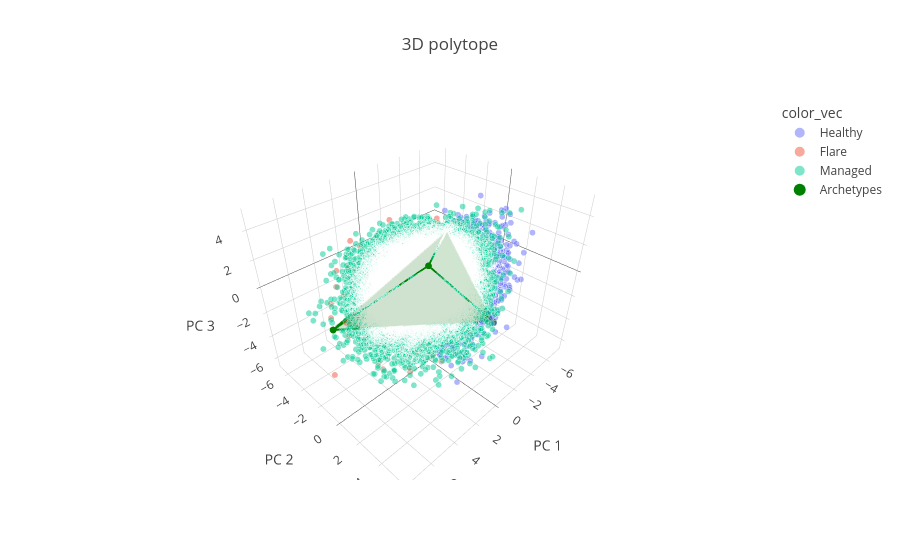

The notebook cell saved with this chart:
### Markdown cell above
We find ncM with the "Flare" status enriched at archetype 2 and not associated with archetype 0. We can observe such distribution in the PCA space when plotting only the ncM with "Flare" status:

### Code cell
pt.plot_archetypes_3D(adata, color="Status")

### Figure 1 — Plotly figure (JSON) as saved in the notebook; plotly's stock layout.template omitted (floating-point values rounded to 4 significant figures; data arrays with more than 128 entries replaced by an {"elided": "..."} marker saying what was removed)
{"data": [{"hovertemplate": "color_vec=Healthy<br>PC 1=%{x}<br>PC 2=%{y}<br>PC 3=%{z}<br>marker_size=%{marker.size}<extra></extra>", "legendgroup": "Healthy", "marker": {"color": "#636efa", "opacity": 0.5, "size": {"elided": "15091 int values"}, "sizemode": "area", "sizeref": 0.04, "symbol": "circle"}, "mode": "markers", "name": "Healthy", "scene": "scene", "showlegend": true, "type": "scatter3d", "x": {"elided": "15091 float values"}, "y": {"elided": "15091 float values"}, "z": {"elided": "15091 float values"}}, {"hovertemplate": "color_vec=Flare<br>PC 1=%{x}<br>PC 2=%{y}<br>PC 3=%{z}<br>marker_size=%{marker.size}<extra></extra>", "legendgroup": "Flare", "marker": {"color": "#EF553B", "opacity": 0.5, "size": {"elided": "1460 int values"}, "sizemode": "area", "sizeref": 0.04, "symbol": "circle"}, "mode": "markers", "name": "Flare", "scene": "scene", "showlegend": true, "type": "scatter3d", "x": {"elided": "1460 float values"}, "y": {"elided": "1460 float values"}, "z": {"elided": "1460 float values"}}, {"hovertemplate": "color_vec=Managed<br>PC 1=%{x}<br>PC 2=%{y}<br>PC 3=%{z}<br>marker_size=%{marker.size}<extra></extra>", "legendgroup": "Managed", "marker": {"color": "#00cc96", "opacity": 0.5, "size": {"elided": "31268 int values"}, "sizemode": "area", "sizeref": 0.04, "symbol": "circle"}, "mode": "markers", "name": "Managed", "scene": "scene", "showlegend": true, "type": "scatter3d", "x": {"elided": "31268 float values"}, "y": {"elided": "31268 float values"}, "z": {"elided": "31268 float values"}}, {"hoverinfo": "text", "marker": {"color": "green", "size": 4, "symbol": "circle"}, "mode": "markers", "name": "Archetypes", "text": ["Archetype 0", "Archetype 1", "Archetype 2", "Archetype 3"], "type": "scatter3d", "x": [2.851, -4.823, 5.956, -1.704], "y": [2.596, -3.035, -2.609, 3.957], "z": [3.586, 0.6907, -2.06, -2.073]}, {"color": "green", "i": [3, 0, 0, 0], "j": [2, 2, 3, 3], "k": [1, 1, 1, 2], "opacity": 0.1, "type": "mesh3d", "x": [2.851, -4.823, 5.956, -1.704], "y": [2.596, -3.035, -2.609, 3.957], "z": [3.586, 0.6907, -2.06, -2.073]}, {"line": {"color": "green", "width": 4}, "mode": "lines", "showlegend": false, "type": "scatter3d", "x": [-1.704, 5.956, -4.823, -1.704], "y": [3.957, -2.609, -3.035, 3.957], "z": [-2.073, -2.06, 0.6907, -2.073]}, {"line": {"color": "green", "width": 4}, "mode": "lines", "showlegend": false, "type": "scatter3d", "x": [2.851, 5.956, -4.823, 2.851], "y": [2.596, -2.609, -3.035, 2.596], "z": [3.586, -2.06, 0.6907, 3.586]}, {"line": {"color": "green", "width": 4}, "mode": "lines", "showlegend": false, "type": "scatter3d", "x": [2.851, -1.704, -4.823, 2.851], "y": [2.596, 3.957, -3.035, 2.596], "z": [3.586, -2.073, 0.6907, 3.586]}, {"line": {"color": "green", "width": 4}, "mode": "lines", "showlegend": false, "type": "scatter3d", "x": [2.851, -1.704, 5.956, 2.851], "y": [2.596, 3.957, -2.609, 2.596], "z": [3.586, -2.073, -2.06, 3.586]}], "layout": {"legend": {"itemsizing": "constant", "title": {"text": "color_vec"}, "tracegroupgap": 0}, "scene": {"domain": {"x": [0, 1], "y": [0, 1]}, "xaxis": {"title": {"text": "PC 1"}}, "yaxis": {"title": {"text": "PC 2"}}, "zaxis": {"title": {"text": "PC 3"}}}, "title": {"text": "3D polytope"}}}
